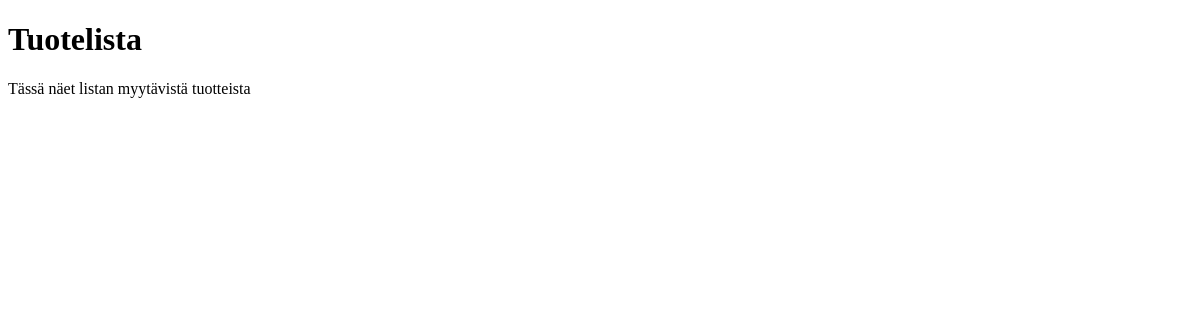
/, run on an earlier commit of the app's database.
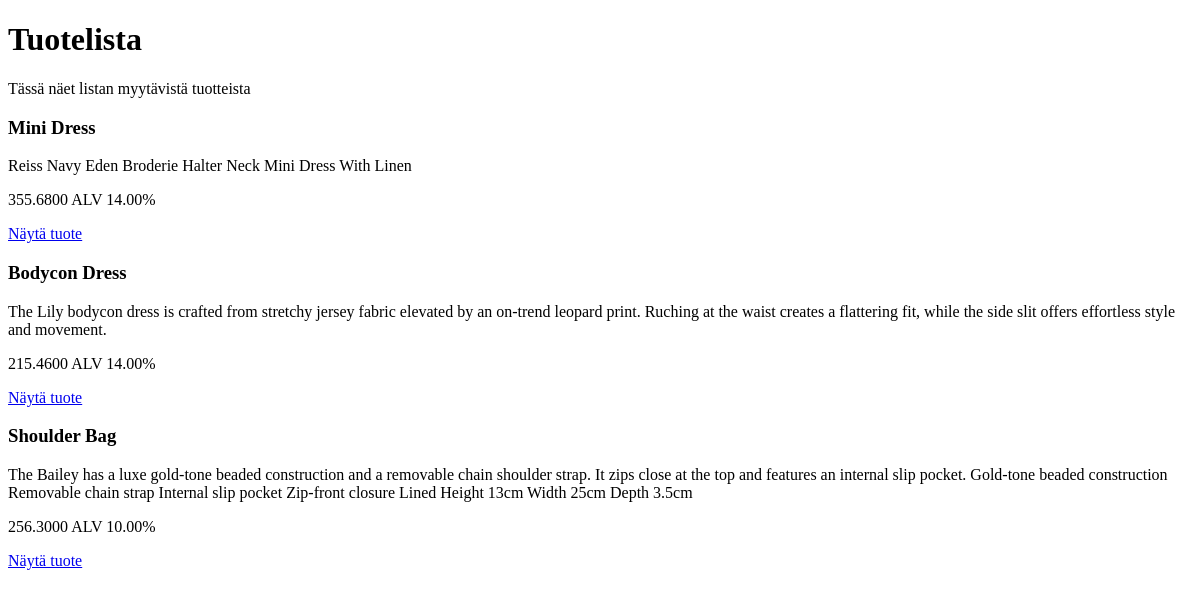
And on a later commit of the database.
### shop/models.py (models this page shows, shortened)
class Product(models.Model):
    name = models.CharField(max_length=100)
    description = models.TextField()
    price = models.DecimalField(max_digits=6, decimal_places=2)
    tax = models.DecimalField(max_digits=4, decimal_places=2)
    @property
    def total_price(self):
        return self.price * (1 + self.tax/100)

### shop/views.py (the view)
# urls.py: path('', views.product_list, name='product_list'),
def product_list(request):
    products = Product.objects.all()
    return render(request, 'shop/product_list.html', {'products': products})

### shop/templates/shop/product_list.html
{% load static %}
<!DOCTYPE html>
<html>
    <head>
    <body>
        <h1>Tuotelista</h1>
        <p>Tässä näet listan myytävistä tuotteista</p>
        {% for product in products%}
            <h3>{{ product.name }}</h3>
            <p> {{ product.description }}</p>
            <p> {{ product.total_price }} ALV {{ product.tax}}%</p>
            <a href="{% url 'product_details' product.id %}">Näytä tuote</a>
        {% endfor %}
    </body>
    </head>
</html>

What changed in the data, as far as the page shows it:
added Product: name "Mini Dress", description "Reiss Navy Eden Broderie Halter Neck Mini Dress With Linen", total_price "355.6800", tax "14.00"
added Product: name "Bodycon Dress", description "The Lily bodycon dress is crafted from stretchy jersey fabric elevated by an on-trend leopard print. Ruching at the waist creates a flattering fit, while the side slit offers effortless style and movement.", total_price "215.4600", tax "14.00"
added Product: name "Shoulder Bag", description "The Bailey has a luxe gold-tone beaded construction and a removable chain shoulder strap. It zips close at the top and features an internal slip pocket. Gold-tone beaded construction Removable chain strap Internal slip pocket Zip-front closure Lined Height 13cm Width 25cm Depth 3.5cm", total_price "256.3000", tax "10.00"
